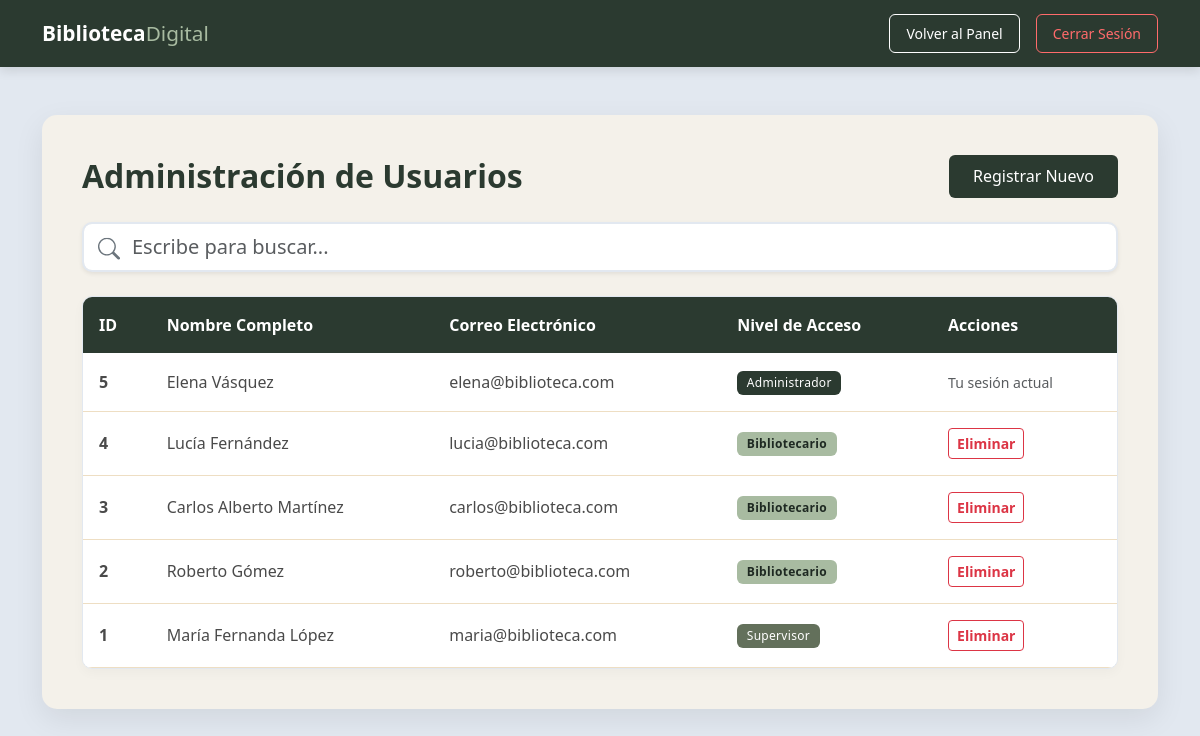
Page /usuarios/usuario_lista.php (signed in) on the committed database.
### tables this page shows
CREATE TABLE `usuarios` (
  `id` int(11) NOT NULL,
  `nombre_completo` varchar(150) NOT NULL,
  `correo` varchar(150) NOT NULL,
  `clave` varchar(255) NOT NULL,
  `nivel_acceso` enum('Administrador','Bibliotecario','Supervisor') NOT NULL
);

### usuarios/usuario_lista.php (the view, shortened to what this page needs)
<?php
require '../config/conexion.php';
$sql = "SELECT id, nombre_completo, correo, nivel_acceso FROM usuarios ORDER BY id DESC";
$resultado = $conn->query($sql);
?>
<!DOCTYPE html>
<html lang="es">
<head>
    <link href="https://cdn.jsdelivr.net/npm/bootstrap@5.3.0/dist/css/bootstrap.min.css" rel="stylesheet">
</head>
<body>
    <nav class="navbar mb-5">
        <div class="container">
            <a class="navbar-brand" href="../dashboard.php">Biblioteca<span>Digital</span></a>
            <div class="d-flex">
                <a href="../dashboard.php" class="btn btn-sm btn-outline-light-custom me-3 px-3 py-2">Volver al Panel</a>
                <a href="../logout.php" class="btn btn-sm btn-logout px-3 py-2">Cerrar Sesión</a>
            </div>
        </div>
    </nav>
    <div class="container mb-5">
        <div class="main-card">
            <div class="d-flex justify-content-between align-items-center mb-4">
                <h2 class="mb-0" style="color: #2b3a30; font-weight: 700;">Administración de Usuarios</h2>
                <a href="usuario_form.php" class="btn-dark-green">Registrar Nuevo</a>
            </div>
            <div class="mb-4 position-relative">
                <span class="position-absolute top-50 start-0 translate-middle-y ms-3" style="color: #6c757d;">
                </span>
                <input type="text" id="buscador" class="form-control form-control-lg shadow-sm ps-5" placeholder="Escribe para buscar..." style="border: 2px solid #e2e8f0; border-radius: 10px;">
            </div>
            <div class="table-container table-responsive">
                <table class="table table-hover">
                    <thead>
                        <tr>
                            <th>ID</th>
                            <th>Nombre Completo</th>
                            <th>Correo Electrónico</th>
                            <th>Nivel de Acceso</th>
                            <th>Acciones</th>
                        </tr>
                    </thead>
                    <tbody>
                        <?php if ($resultado && $resultado->num_rows > 0): ?>
                            <?php while($fila = $resultado->fetch_assoc()): ?>
                                <tr>
                                    <td class="fw-bold"><?= $fila['id'] ?></td>
                                    <td><?= htmlspecialchars($fila['nombre_completo']) ?></td>
                                    <td><?= htmlspecialchars($fila['correo']) ?></td>
                                    <td>
                                        <?php if($fila['nivel_acceso'] == 'Administrador'): ?>
                                            <span class="badge badge-admin">Administrador</span>
                                        <?php elseif($fila['nivel_acceso'] == 'Supervisor'): ?>
                                            <span class="badge badge-super">Supervisor</span>
                                        <?php else: ?>
                                            <span class="badge badge-biblio">Bibliotecario</span>
                                        <?php endif; ?>
                                    </td>
                                    <td>
                                        <?php if($_SESSION['correo'] != $fila['correo']): ?>
                                            <a href="usuario_eliminar.php?id=<?= $fila['id'] ?>" class="btn btn-sm btn-outline-danger fw-bold" onclick="return confirm('¿Seguro que deseas eliminar este usuario del sistema?');">Eliminar</a>
                                        <?php else: ?>
                                            <span class="text-muted small">Tu sesión actual</span>
                                        <?php endif; ?>
                                    </td>
                                </tr>
                            <?php endwhile; ?>
                        <?php endif; ?>
                    </tbody>
                </table>
            </div>
        </div>
    </div>
</body>
</html>

### usuarios/usuario_lista.php (style rules this page uses)
body { background-color: #e2e8f0; color: #333333; font-family: 'Segoe UI', Tahoma, Geneva, Verdana, sans-serif; }
.navbar { background-color: #2b3a30; box-shadow: 0 4px 10px rgba(0,0,0,0.1); padding: 0.8rem 0; }
.navbar-brand { color: #ffffff !important; font-weight: 700; font-size: 1.3rem; }
.navbar-brand span { color: #a8bba1; font-weight: 400; }
.btn-outline-light-custom { border: 1px solid #ffffff; color: #ffffff; border-radius: 6px; transition: all 0.2s; }
.btn-logout { border: 1px solid #ff6b6b; color: #ff6b6b; border-radius: 6px; transition: all 0.2s; }
.main-card { background-color: #f4f1ea; border: none; border-radius: 15px; box-shadow: 0 10px 30px rgba(0,0,0,0.08); padding: 2.5rem; }
h2 { color: #2b3a30; font-weight: 700; }
.btn-dark-green { background-color: #2b3a30; color: #ffffff; border: none; border-radius: 6px; font-weight: 500; padding: 0.6rem 1.5rem; text-decoration: none; display: inline-block; }
.table-container { background-color: #ffffff; border-radius: 10px; overflow: hidden; box-shadow: 0 4px 12px rgba(0,0,0,0.03); border: 1px solid #e2e8f0; margin-top: 1.5rem; }
.table { margin-bottom: 0; }
.table th { background-color: #2b3a30; color: #ffffff; font-weight: 600; padding: 16px; border: none; }
.table td { padding: 16px; vertical-align: middle; border-bottom: 1px solid #eedec3; color: #4a4a4a; }
.badge-admin { background-color: #2b3a30; color: #ffffff; padding: 0.5em 0.8em; font-weight: 500; letter-spacing: 0.3px; }
.badge-super { background-color: #63705b; color: #ffffff; padding: 0.5em 0.8em; font-weight: 500; letter-spacing: 0.3px; }
.badge-biblio { background-color: #a8bba1; color: #1e2922; padding: 0.5em 0.8em; font-weight: 600; letter-spacing: 0.3px; }

### rows in the picture
usuarios: id "5", nombre_completo "Elena Vásquez", correo "elena@biblioteca.com", nivel_acceso "Administrador", shows "Tu sesión actual"
usuarios: id "4", nombre_completo "Lucía Fernández", correo "lucia@biblioteca.com", nivel_acceso "Bibliotecario"
usuarios: id "3", nombre_completo "Carlos Alberto Martínez", correo "carlos@biblioteca.com", nivel_acceso "Bibliotecario"
usuarios: id "2", nombre_completo "Roberto Gómez", correo "roberto@biblioteca.com", nivel_acceso "Bibliotecario"
usuarios: id "1", nombre_completo "María Fernanda López", correo "maria@biblioteca.com", nivel_acceso "Supervisor"
